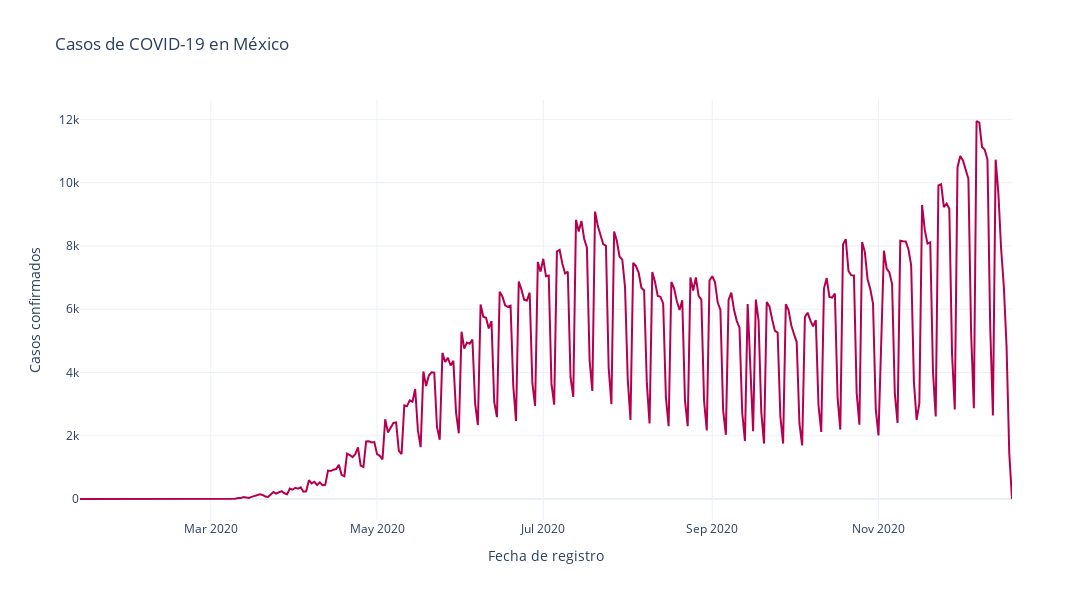
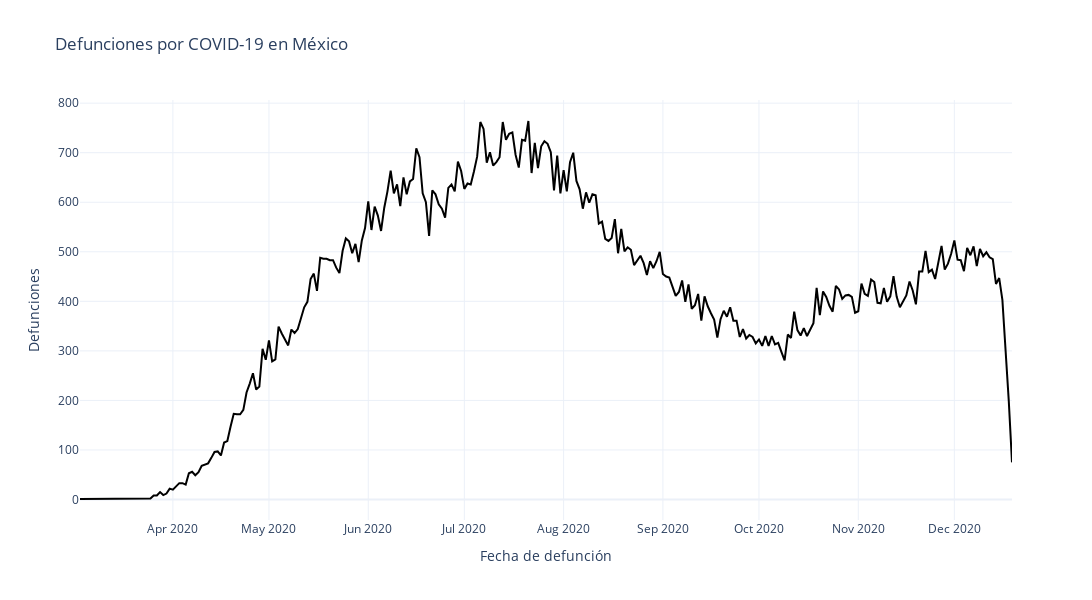

Source (notebook cell) for these figures, in order:
### Code cell
# Ploting each line in different figures ...
def plotCases(abscisa, ordenada, x_title, y_title, g_title, paint ):
    fig_1 = px.line( x = abscisa, y = ordenada, title = g_title, width = 1500, height = 600) # labels parameter can be added with a dict

    fig_1.update_traces(marker = dict(color = paint), line = dict(color = paint, width = 2))
    fig_1.update_xaxes(showgrid = True, title = x_title)
    fig_1.update_yaxes(showgrid = True, title = y_title)
    fig_1.show()
    
plotCases(confirmados_por_fecha["fecha_ingreso"], confirmados_por_fecha["confirmados"], 
        "Fecha de registro", "Casos confirmados", "Casos de COVID-19 en México","#b4004e")
plotCases(defunciones_por_fecha["fecha_defuncion"], defunciones_por_fecha["defunciones"], 
        "Fecha de defunción", "Defunciones", "Defunciones por COVID-19 en México" , "black")
# plotCases(sospechosos_por_fecha["fecha_sintomas"],sospechosos_por_fecha["sospechosos"], 
#         "Fecha del inicio de sintomas", "Casos sospechosos", "Casos sospechosos de COVID-19 en México", "#c67c00")

### Figure 1 — Plotly figure (JSON) as saved in the notebook; plotly's stock layout.template omitted (floating-point values rounded to 4 significant figures; data arrays with more than 128 entries replaced by an {"elided": "..."} marker saying what was removed)
{"data": [{"hovertemplate": "x=%{x}<br>y=%{y}<extra></extra>", "legendgroup": "", "line": {"color": "#b4004e", "dash": "solid", "width": 2}, "marker": {"color": "#b4004e"}, "mode": "lines", "name": "", "orientation": "v", "showlegend": false, "type": "scatter", "x": {"elided": "302 str values"}, "xaxis": "x", "y": {"elided": "302 int values"}, "yaxis": "y"}], "layout": {"height": 600, "legend": {"tracegroupgap": 0}, "title": {"text": "Casos de COVID-19 en México"}, "width": 1500, "xaxis": {"anchor": "y", "domain": [0, 1], "showgrid": true, "title": {"text": "Fecha de registro"}}, "yaxis": {"anchor": "x", "domain": [0, 1], "showgrid": true, "title": {"text": "Casos confirmados"}}}}

### Figure 2 — Plotly figure (JSON) as saved in the notebook; plotly's stock layout.template omitted (floating-point values rounded to 4 significant figures; data arrays with more than 128 entries replaced by an {"elided": "..."} marker saying what was removed)
{"data": [{"hovertemplate": "x=%{x}<br>y=%{y}<extra></extra>", "legendgroup": "", "line": {"color": "black", "dash": "solid", "width": 2}, "marker": {"color": "black"}, "mode": "lines", "name": "", "orientation": "v", "showlegend": false, "type": "scatter", "x": {"elided": "278 str values"}, "xaxis": "x", "y": {"elided": "278 int values"}, "yaxis": "y"}], "layout": {"height": 600, "legend": {"tracegroupgap": 0}, "title": {"text": "Defunciones por COVID-19 en México"}, "width": 1500, "xaxis": {"anchor": "y", "domain": [0, 1], "showgrid": true, "title": {"text": "Fecha de defunción"}}, "yaxis": {"anchor": "x", "domain": [0, 1], "showgrid": true, "title": {"text": "Defunciones"}}}}
